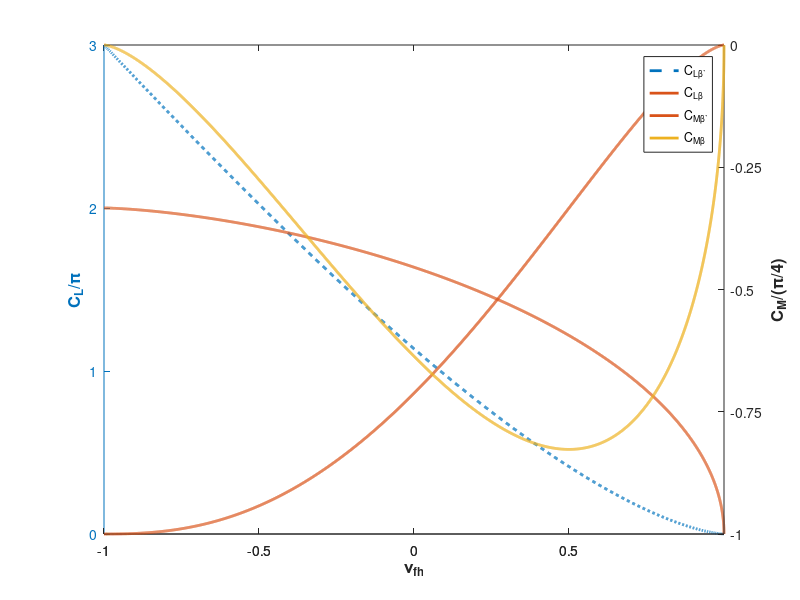

MATLAB code to generate this figure:
% Function static_flap 
%  Compute ideal lift and moment coefficients from trailing-edge flap.
%
% Written by: Rafael Palacios (r.palacios@imperial.ac.uk)
% Latest update: April 2022.
%%%%%%%%%%%%%%%%%%%
clear all, close all

% Nondimensional flap-hinge location:
theta_fh=0:0.001:pi;
nu_fh=-cos(theta_fh);

CL_beta0= 2*(pi-theta_fh+sin(theta_fh));
CL_beta1= 2*(pi-theta_fh).*(1/2-nu_fh)+(2-nu_fh).*sin(theta_fh);
CM_beta0=-((1+nu_fh)/2).*sin(theta_fh);
CM_beta1=-(1/4)*(pi-theta_fh+(2/3-nu_fh-2/3*nu_fh.^2).*sin(theta_fh));


[haxes,hline1,hline2] = plotyy(nu_fh,CL_beta1/pi,[nu_fh',nu_fh'],[(4/pi)*CM_beta1',(4/pi)*CM_beta0'])
hold on
plot(nu_fh,CL_beta0/pi,'LineStyle','-','LineWidth',2)
set(hline2,'LineWidth',2);
set(hline1,'LineStyle','--','LineWidth',2);
ylabel(haxes(1),'C_L/\pi'     ,'FontSize',12,'FontWeight','bold')      % label left y-axis
ylabel(haxes(2),'C_M/(\pi/4)' ,'FontSize',12,'FontWeight','bold')      % label right y-axis
xlabel(haxes(2),'\nu_{fh}','FontSize',12,'FontWeight','bold') % label x-axis
legend('C_{L\beta`}','C_{L\beta}','C_{M\beta`}','C_{M\beta}')

set(haxes(1),'YTick',[0 1 2 3 4])
set(haxes(2),'YTick',[-1 -0.75 -0.5 -0.25 0])
%grid on